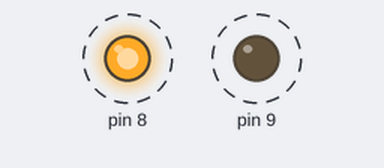
A sketch run on a simulated Arduino Uno, built with avr-gcc and run on an emulated ATmega328P. Parts: output pins drawn as LEDs (lit = HIGH). Dashed ring = blinking. What the sketch prints to the serial monitor is not drawn.

Above: at 0.5 s.
Timing chart, 0 to 4.6 s (numbered marks = the images above):
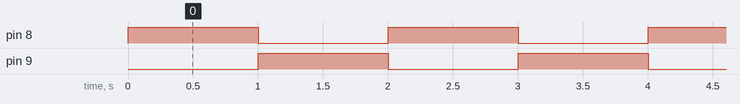

The sketch:

16a.ino
```cpp
class LED {
  private:
  	byte pin;

  public:
    LED(byte p) {
      pin = p;
      pinMode(pin, OUTPUT);
      digitalWrite(pin, LOW);
    }

  	void nyalakan() {
    	digitalWrite(pin, HIGH);
      	Serial.println("LAMPU NYALA");
    }

    void matikan() {
      digitalWrite(pin, LOW);
      Serial.println("LAMPU MATI");
    }

    bool apakahNyala() {
      return digitalRead(pin);
    }
};

LED ledmerah(8);
LED ledbiru(9);

void setup() {
  	Serial.begin(9600);
  	Serial.println("CLASS LED SIAP!");
}

void loop() {
  	ledmerah.nyalakan();
  	ledbiru.matikan();
  	delay(1000);
  	ledmerah.matikan();
  	ledbiru.nyalakan();
  	delay(1000);
}
```

Measured:
- by itself, pin 8, pin 9: alternates HIGH for 1.0 s and LOW for 1.0 s
